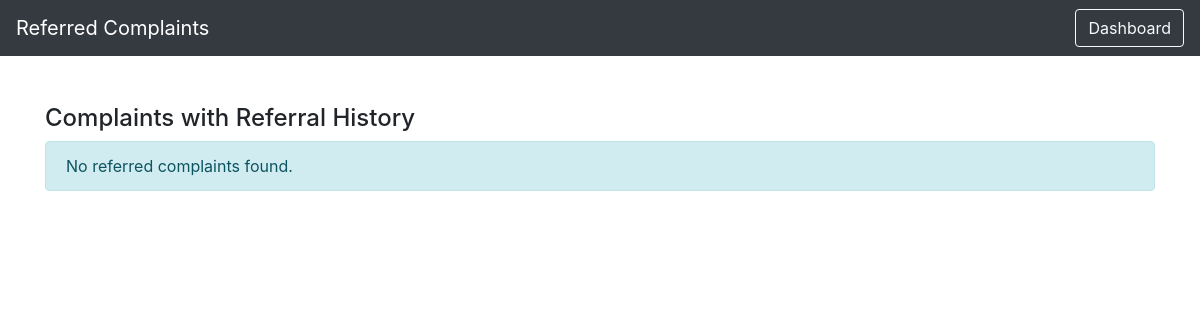
/officer/all_referred_complaints.php (signed in), run on an earlier commit of the app's database.
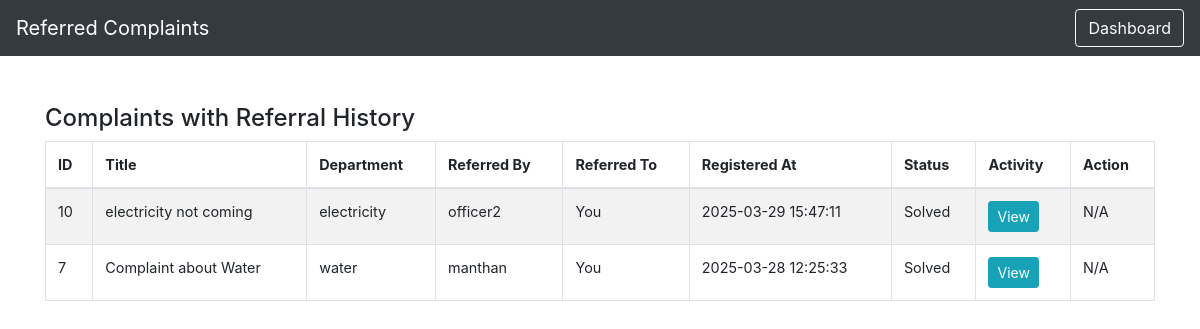
And on a later commit of the database.
### tables this page shows
CREATE TABLE `complaints` (
  `id` int(11) NOT NULL,
  `citizen_id` int(11) NOT NULL,
  `department_id` int(11) NOT NULL,
  `title` varchar(255) NOT NULL,
  `description` text NOT NULL,
  `status` enum('registered','in_progress','solved','referred') DEFAULT 'registered',
  `priority` enum('top','medium','normal','low') DEFAULT 'normal',
  `officer_id` int(11) DEFAULT NULL,
  `dept_head_id` int(11) DEFAULT NULL,
  `referred_by` int(11) DEFAULT NULL,
  `referred_at` timestamp NULL DEFAULT NULL,
  `remarks` text,
  `response` text,
  `review_rating` int DEFAULT NULL,
  `review_feedback` text,
  `ai_summary_complaint` text,
  `ai_summary_response` text,
  `target_id` int DEFAULT NULL,
  `target_role` enum('officer','dept_head') DEFAULT NULL,
  `created_at` timestamp NOT NULL DEFAULT CURRENT_TIMESTAMP,
  `updated_at` timestamp NOT NULL DEFAULT CURRENT_TIMESTAMP ON UPDATE CURRENT_TIMESTAMP,
  PRIMARY KEY (`id`),
  KEY `citizen_id` (`citizen_id`),
  KEY `department_id` (`department_id`),
  KEY `officer_id` (`officer_id`),
  KEY `dept_head_id` (`dept_head_id`),
  KEY `referred_by` (`referred_by`)
);

CREATE TABLE `departments` (
  `id` int(11) NOT NULL,
  `name` varchar(100) NOT NULL,
  `description` text DEFAULT NULL,
  `created_at` timestamp NOT NULL DEFAULT current_timestamp()
);

### officer/all_referred_complaints.php (the view, shortened to what this page needs)
<?php
include('../config.php');
$officer_id = $_SESSION['officer_id'];
$sql = "SELECT c.*,
        d.name as dept_name,
        (SELECT name FROM users u WHERE u.id = c.referred_by) AS referrer,
        (SELECT name FROM users u WHERE u.id = c.officer_id) AS assigned_officer
        FROM complaints c
        JOIN departments d ON c.department_id = d.id
        WHERE c.referred_by IS NOT NULL
          AND (c.officer_id = '$officer_id' OR c.referred_by = '$officer_id')
        ORDER BY c.created_at DESC";
$result = $conn->query($sql);
?>
<!DOCTYPE html>
<html lang="en">
<head>
  <link rel="stylesheet" href="https://stackpath.bootstrapcdn.com/bootstrap/4.5.2/css/bootstrap.min.css">
</head>
<body>
  <nav class="navbar navbar-expand-lg navbar-dark bg-dark">
    <span class="navbar-brand">Referred Complaints</span>
    <div class="ml-auto">
      <a href="officer_dashboard.php" class="btn btn-outline-light">Dashboard</a>
    </div>
  </nav>
  <div class="container mt-5">
    <h4>Complaints with Referral History</h4>
    <?php if($result && $result->num_rows > 0){ ?>
      <table class="table table-bordered table-striped">
        <thead>
          <tr>
            <th>ID</th>
            <th>Title</th>
            <th>Department</th>
            <th>Referred By</th>
            <th>Referred To</th>
            <th>Registered At</th>
            <th>Status</th>
            <th>Activity</th>
            <th>Action</th>
          </tr>
        </thead>
        <tbody>
        <?php while($row = $result->fetch_assoc()){
              if($row['referred_by'] == $officer_id){
                  $referredBy = "You";
                  $referredTo = $row['assigned_officer'];
              } else if($row['officer_id'] == $officer_id){
                  $referredBy = $row['referrer'];
                  $referredTo = "You";
              } else {
                  $referredBy = $row['referrer'];
                  $referredTo = $row['assigned_officer'];
              }
              ?>
          <tr>
            <td><?php echo $row['id']; ?></td>
            <td><?php echo htmlspecialchars($row['title']); ?></td>
            <td><?php echo htmlspecialchars($row['dept_name']); ?></td>
            <td><?php echo $referredBy; ?></td>
            <td><?php echo $referredTo; ?></td>
            <td><?php echo $row['created_at']; ?></td>
            <td><?php echo ucfirst($row['status']); ?></td>
            <td>
              <button class="btn btn-info btn-sm" onclick="openActivity(<?php echo $row['id']; ?>)">View</button>
            </td>
            <td>
              <?php
              if($row['officer_id'] == $officer_id && $row['status'] == 'referred'){
                  echo '<a href="solve_referred_complaints.php?complaint_id='.$row['id'].'" class="btn btn-primary btn-sm">Solve</a>';
              } else {
                  echo "N/A";
              }
              ?>
            </td>
          </tr>
        <?php } ?>
        </tbody>
      </table>
    <?php } else {
        echo "<div class='alert alert-info'>No referred complaints found.</div>";
    } ?>
  </div>
</body>
</html>

What changed in the data, as far as the page shows it:
added complaints: id "10", title "electricity not coming", department.name "electricity", referredBy "officer2", officer "You", created_at "2025-03-29 15:47:11", status "Solved", shows "N/A"
now on this page (row edited): complaints: id "7", title "Complaint about Water", department.name "water", referredBy "manthan", officer "You", created_at "2025-03-28 12:25:33", status "Solved", shows "N/A"
Also different on the page:
text no longer shown: "No referred complaints found."
text now shown: "ID Title Department Referred By Referred To Registered At Status Activity Action"
